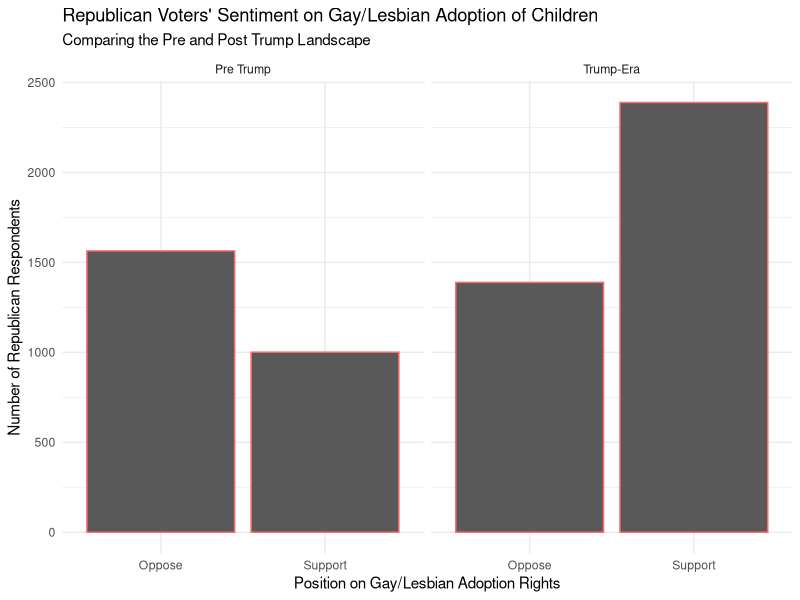

Reproduce this figure in R.
## ---- chunk 1
library(tidyverse)
library(readr)
library(dplyr)
anes_data <- read_csv("anes_condensed.csv")
## ---- chunk 2
anes_republican <- anes_data |>
  filter(VCF0302 == 1) |>
  select(
    Year = VCF0004,
    Party = VCF0302,
    Gay_Adopt = VCF0878
  ) |>
  mutate(Era = ifelse(Year < 2016, "Pre Trump", "Trump-Era")) |>
  filter(Gay_Adopt != 8) |>
  mutate(Gay_Adopt = ifelse(Gay_Adopt == 1, "Support", "Oppose")) |>
  drop_na(Gay_Adopt)
## ---- chunk 3
ggplot(anes_republican, aes( x = Gay_Adopt)) +
  geom_bar(color = "indianred1") +
  facet_wrap(~Era) +
  labs(
    title = "Republican Voters' Sentiment on Gay/Lesbian Adoption of Children",
    subtitle = "Comparing the Pre and Post Trump Landscape",
    x = "Position on Gay/Lesbian Adoption Rights",
    y = "Number of Republican Respondents"
  ) +
  theme_minimal()
